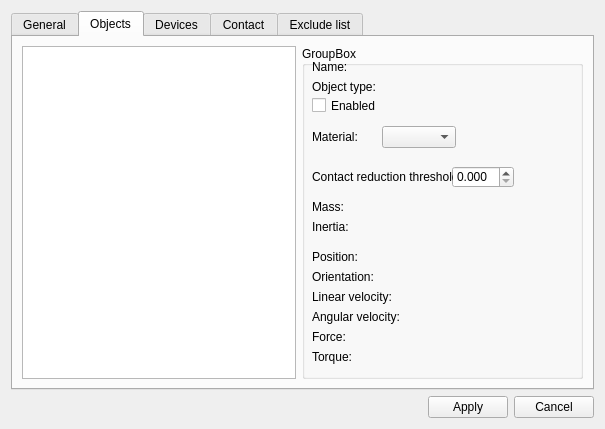
<ui version="4.0" >
 <class>ODESimCfgForm</class>
 <widget class="QWidget" name="ODESimCfgForm" >
  <property name="geometry" >
   <rect>
    <x>0</x>
    <y>0</y>
    <width>605</width>
    <height>425</height>
   </rect>
  </property>
  <property name="windowTitle" >
   <string>Form</string>
  </property>
  <layout class="QVBoxLayout" name="verticalLayout" >
   <item>
    <widget class="QTabWidget" name="tabWidget" >
     <property name="currentIndex" >
      <number>1</number>
     </property>
     <widget class="QWidget" name="General" >
      <attribute name="title" >
       <string>General</string>
      </attribute>
      <widget class="QLabel" name="label" >
       <property name="geometry" >
        <rect>
         <x>10</x>
         <y>20</y>
         <width>71</width>
         <height>21</height>
        </rect>
       </property>
       <property name="text" >
        <string>Step method: </string>
       </property>
      </widget>
      <widget class="QComboBox" name="_stepMethodBox" >
       <property name="geometry" >
        <rect>
         <x>100</x>
         <y>20</y>
         <width>141</width>
         <height>22</height>
        </rect>
       </property>
       <property name="whatsThis" >
        <string>&lt;!DOCTYPE HTML PUBLIC "-//W3C//DTD HTML 4.0//EN" "http://www.w3.org/TR/REC-html40/strict.dtd">
&lt;html>&lt;head>&lt;meta name="qrichtext" content="1" />&lt;style type="text/css">
p, li { white-space: pre-wrap; }
&lt;/style>&lt;/head>&lt;body style=" font-family:'MS Shell Dlg 2'; font-size:8.25pt; font-weight:400; font-style:normal;">
&lt;p style="-qt-paragraph-type:empty; margin-top:12px; margin-bottom:12px; margin-left:0px; margin-right:0px; -qt-block-indent:0; text-indent:0px; font-size:8pt;">&lt;/p>&lt;/body>&lt;/html></string>
       </property>
       <item>
        <property name="text" >
         <string>WorldStep</string>
        </property>
       </item>
       <item>
        <property name="text" >
         <string>WorldQuickStep</string>
        </property>
       </item>
       <item>
        <property name="text" >
         <string>WorldFast1</string>
        </property>
       </item>
      </widget>
      <widget class="QDoubleSpinBox" name="_cfmSpin" >
       <property name="geometry" >
        <rect>
         <x>120</x>
         <y>110</y>
         <width>62</width>
         <height>22</height>
        </rect>
       </property>
       <property name="decimals" >
        <number>2</number>
       </property>
       <property name="maximum" >
        <double>1.000000000000000</double>
       </property>
       <property name="singleStep" >
        <double>0.100000000000000</double>
       </property>
       <property name="value" >
        <double>0.600000000000000</double>
       </property>
      </widget>
      <widget class="QDoubleSpinBox" name="_marginSpin" >
       <property name="geometry" >
        <rect>
         <x>120</x>
         <y>170</y>
         <width>71</width>
         <height>22</height>
        </rect>
       </property>
       <property name="decimals" >
        <number>5</number>
       </property>
       <property name="maximum" >
        <double>1.000000000000000</double>
       </property>
       <property name="singleStep" >
        <double>0.010000000000000</double>
       </property>
       <property name="value" >
        <double>0.001000000000000</double>
       </property>
      </widget>
      <widget class="QComboBox" name="_spaceMethodBox" >
       <property name="geometry" >
        <rect>
         <x>240</x>
         <y>70</y>
         <width>141</width>
         <height>21</height>
        </rect>
       </property>
       <property name="whatsThis" >
        <string>&lt;!DOCTYPE HTML PUBLIC "-//W3C//DTD HTML 4.0//EN" "http://www.w3.org/TR/REC-html40/strict.dtd">
&lt;html>&lt;head>&lt;meta name="qrichtext" content="1" />&lt;style type="text/css">
p, li { white-space: pre-wrap; }
&lt;/style>&lt;/head>&lt;body style=" font-family:'MS Shell Dlg 2'; font-size:8.25pt; font-weight:400; font-style:normal;">
&lt;p style=" margin-top:0px; margin-bottom:0px; margin-left:0px; margin-right:0px; -qt-block-indent:0; text-indent:0px;">There are several kinds of spaces. Each kind uses different internaldata structures to store the geoms, and different algorithms to performthe collision culling: &lt;/p>
&lt;ul style="-qt-list-indent: 1;">&lt;li style=" font-size:8pt;" style=" margin-top:12px; margin-bottom:12px; margin-left:0px; margin-right:0px; -qt-block-indent:0; text-indent:0px;"> Simple space. This does not do any collision culling - itsimply checks every possible pair of geoms for intersection, andreports the pairs whose AABBs overlap. The time required to dointersection testing for &lt;span style=" font-style:italic;">n&lt;/span> objects is &lt;span style=" font-style:italic;">O&lt;/span>(&lt;span style=" font-style:italic;">n&lt;/span>&lt;span style=" vertical-align:super;">2&lt;/span>).This should not be used for large numbers of objects, but it can be thepreferred algorithm for a small number of objects. This is also usefulfor debugging potential problems with the collision system.&lt;/li>&lt;/ul>
&lt;ul style="-qt-list-indent: 1;">&lt;li style=" font-size:8pt;" style=" margin-top:12px; margin-bottom:12px; margin-left:0px; margin-right:0px; -qt-block-indent:0; text-indent:0px;"> Multi-resolution hash table space. This uses an internal datastructure that records how each geom overlaps cells in one of severalthree dimensional grids. Each grid has cubical cells of side lengths 2&lt;span style=" font-style:italic; vertical-align:super;">i&lt;/span>, where &lt;span style=" font-style:italic;">i&lt;/span> is an integer that ranges from a minimum to a maximum value. The time required to do intersection testing for &lt;span style=" font-style:italic;">n&lt;/span> objects is &lt;span style=" font-style:italic;">O&lt;/span>(&lt;span style=" font-style:italic;">n&lt;/span>)(as long as those objects are not clustered together too closely), aseach object can be quickly paired with the objects around it.&lt;/li>&lt;/ul>
&lt;ul style="-qt-list-indent: 1;">&lt;li style=" font-size:8pt;" style=" margin-top:12px; margin-bottom:12px; margin-left:0px; margin-right:0px; -qt-block-indent:0; text-indent:0px;"> Quadtree space. This uses a pre-allocated hierarchicalgrid-based AABB tree to quickly cull collision checks. It'sexceptionally quick for large amounts of objects in landscape-shapedworlds. The amount of memory used is 4^depth * 32 bytes. CurrentlydSpaceGetGeom is not implemented for the quadtree space. &lt;/li>&lt;/ul>&lt;/body>&lt;/html></string>
       </property>
       <item>
        <property name="text" >
         <string>QuadTree</string>
        </property>
       </item>
       <item>
        <property name="text" >
         <string>Simple</string>
        </property>
       </item>
       <item>
        <property name="text" >
         <string>Hash</string>
        </property>
       </item>
      </widget>
      <widget class="QComboBox" name="_clusterAlgBox" >
       <property name="geometry" >
        <rect>
         <x>140</x>
         <y>210</y>
         <width>141</width>
         <height>21</height>
        </rect>
       </property>
       <item>
        <property name="text" >
         <string>Box</string>
        </property>
       </item>
       <item>
        <property name="text" >
         <string>None</string>
        </property>
       </item>
      </widget>
      <widget class="QSpinBox" name="_maxIterSpin" >
       <property name="geometry" >
        <rect>
         <x>360</x>
         <y>20</y>
         <width>46</width>
         <height>22</height>
        </rect>
       </property>
       <property name="maximum" >
        <number>1000</number>
       </property>
       <property name="value" >
        <number>20</number>
       </property>
      </widget>
      <widget class="QLabel" name="label_3" >
       <property name="geometry" >
        <rect>
         <x>10</x>
         <y>110</y>
         <width>71</width>
         <height>21</height>
        </rect>
       </property>
       <property name="text" >
        <string>Global CFM</string>
       </property>
      </widget>
      <widget class="QLabel" name="label_6" >
       <property name="geometry" >
        <rect>
         <x>260</x>
         <y>20</y>
         <width>81</width>
         <height>21</height>
        </rect>
       </property>
       <property name="text" >
        <string>Max iterations: </string>
       </property>
      </widget>
      <widget class="QLabel" name="label_25" >
       <property name="geometry" >
        <rect>
         <x>10</x>
         <y>170</y>
         <width>81</width>
         <height>21</height>
        </rect>
       </property>
       <property name="text" >
        <string>Collision margin: </string>
       </property>
      </widget>
      <widget class="QLabel" name="label_2" >
       <property name="geometry" >
        <rect>
         <x>10</x>
         <y>70</y>
         <width>201</width>
         <height>21</height>
        </rect>
       </property>
       <property name="text" >
        <string>Broad phase collision detection method: </string>
       </property>
      </widget>
      <widget class="QLabel" name="label_4" >
       <property name="geometry" >
        <rect>
         <x>10</x>
         <y>140</y>
         <width>71</width>
         <height>21</height>
        </rect>
       </property>
       <property name="text" >
        <string>Global ERP</string>
       </property>
      </widget>
      <widget class="QDoubleSpinBox" name="_erpSpin" >
       <property name="geometry" >
        <rect>
         <x>120</x>
         <y>140</y>
         <width>62</width>
         <height>22</height>
        </rect>
       </property>
       <property name="maximum" >
        <double>1.000000000000000</double>
       </property>
       <property name="singleStep" >
        <double>0.100000000000000</double>
       </property>
       <property name="value" >
        <double>0.300000000000000</double>
       </property>
      </widget>
      <widget class="QLabel" name="label_5" >
       <property name="geometry" >
        <rect>
         <x>10</x>
         <y>210</y>
         <width>111</width>
         <height>21</height>
        </rect>
       </property>
       <property name="text" >
        <string>Clustering algorithm: </string>
       </property>
      </widget>
     </widget>
     <widget class="QWidget" name="Objects" >
      <attribute name="title" >
       <string>Objects</string>
      </attribute>
      <layout class="QHBoxLayout" name="horizontalLayout_2" >
       <item>
        <widget class="QListWidget" name="_objListWidget" />
       </item>
       <item>
        <widget class="QGroupBox" name="groupBox" >
         <property name="minimumSize" >
          <size>
           <width>281</width>
           <height>331</height>
          </size>
         </property>
         <property name="title" >
          <string>GroupBox</string>
         </property>
         <widget class="QLabel" name="label_18" >
          <property name="geometry" >
           <rect>
            <x>10</x>
            <y>260</y>
            <width>91</width>
            <height>21</height>
           </rect>
          </property>
          <property name="text" >
           <string>Angular velocity:</string>
          </property>
         </widget>
         <widget class="QLabel" name="label_17" >
          <property name="geometry" >
           <rect>
            <x>10</x>
            <y>240</y>
            <width>81</width>
            <height>21</height>
           </rect>
          </property>
          <property name="text" >
           <string>Linear velocity:</string>
          </property>
         </widget>
         <widget class="QLabel" name="label_20" >
          <property name="geometry" >
           <rect>
            <x>10</x>
            <y>300</y>
            <width>101</width>
            <height>21</height>
           </rect>
          </property>
          <property name="text" >
           <string>Torque: </string>
          </property>
         </widget>
         <widget class="QLabel" name="_selectedName" >
          <property name="geometry" >
           <rect>
            <x>60</x>
            <y>10</y>
            <width>171</width>
            <height>21</height>
           </rect>
          </property>
          <property name="text" >
           <string/>
          </property>
         </widget>
         <widget class="QDoubleSpinBox" name="_crThresSpin" >
          <property name="geometry" >
           <rect>
            <x>150</x>
            <y>120</y>
            <width>62</width>
            <height>22</height>
           </rect>
          </property>
          <property name="decimals" >
           <number>3</number>
          </property>
          <property name="singleStep" >
           <double>0.001000000000000</double>
          </property>
         </widget>
         <widget class="QCheckBox" name="_enabledBox" >
          <property name="geometry" >
           <rect>
            <x>10</x>
            <y>50</y>
            <width>71</width>
            <height>19</height>
           </rect>
          </property>
          <property name="text" >
           <string>Enabled</string>
          </property>
         </widget>
         <widget class="QLabel" name="label_22" >
          <property name="geometry" >
           <rect>
            <x>10</x>
            <y>170</y>
            <width>61</width>
            <height>21</height>
           </rect>
          </property>
          <property name="text" >
           <string>Inertia:</string>
          </property>
         </widget>
         <widget class="QLabel" name="label_13" >
          <property name="geometry" >
           <rect>
            <x>10</x>
            <y>120</y>
            <width>141</width>
            <height>21</height>
           </rect>
          </property>
          <property name="text" >
           <string>Contact reduction threshold:</string>
          </property>
         </widget>
         <widget class="QLabel" name="label_7" >
          <property name="geometry" >
           <rect>
            <x>10</x>
            <y>10</y>
            <width>46</width>
            <height>21</height>
           </rect>
          </property>
          <property name="text" >
           <string>Name:</string>
          </property>
         </widget>
         <widget class="QLabel" name="label_16" >
          <property name="geometry" >
           <rect>
            <x>10</x>
            <y>220</y>
            <width>61</width>
            <height>21</height>
           </rect>
          </property>
          <property name="text" >
           <string>Orientation:</string>
          </property>
         </widget>
         <widget class="QComboBox" name="_materialBox" >
          <property name="geometry" >
           <rect>
            <x>80</x>
            <y>80</y>
            <width>74</width>
            <height>22</height>
           </rect>
          </property>
         </widget>
         <widget class="QLabel" name="label_12" >
          <property name="geometry" >
           <rect>
            <x>10</x>
            <y>80</y>
            <width>51</width>
            <height>21</height>
           </rect>
          </property>
          <property name="text" >
           <string>Material:</string>
          </property>
         </widget>
         <widget class="QLabel" name="label_14" >
          <property name="geometry" >
           <rect>
            <x>10</x>
            <y>30</y>
            <width>71</width>
            <height>21</height>
           </rect>
          </property>
          <property name="text" >
           <string>Object type:</string>
          </property>
         </widget>
         <widget class="QLabel" name="label_21" >
          <property name="geometry" >
           <rect>
            <x>10</x>
            <y>150</y>
            <width>61</width>
            <height>21</height>
           </rect>
          </property>
          <property name="text" >
           <string>Mass:</string>
          </property>
         </widget>
         <widget class="QLabel" name="label_15" >
          <property name="geometry" >
           <rect>
            <x>10</x>
            <y>200</y>
            <width>61</width>
            <height>21</height>
           </rect>
          </property>
          <property name="text" >
           <string>Position:</string>
          </property>
         </widget>
         <widget class="QLabel" name="_objectTypeName" >
          <property name="geometry" >
           <rect>
            <x>80</x>
            <y>30</y>
            <width>71</width>
            <height>21</height>
           </rect>
          </property>
          <property name="text" >
           <string/>
          </property>
         </widget>
         <widget class="QLabel" name="label_19" >
          <property name="geometry" >
           <rect>
            <x>10</x>
            <y>280</y>
            <width>101</width>
            <height>21</height>
           </rect>
          </property>
          <property name="text" >
           <string>Force: </string>
          </property>
         </widget>
        </widget>
       </item>
      </layout>
     </widget>
     <widget class="QWidget" name="Devices" >
      <attribute name="title" >
       <string>Devices</string>
      </attribute>
      <widget class="QLabel" name="label_24" >
       <property name="geometry" >
        <rect>
         <x>190</x>
         <y>30</y>
         <width>71</width>
         <height>21</height>
        </rect>
       </property>
       <property name="text" >
        <string>Device type:</string>
       </property>
      </widget>
      <widget class="QListView" name="listView_2" >
       <property name="geometry" >
        <rect>
         <x>20</x>
         <y>10</y>
         <width>151</width>
         <height>321</height>
        </rect>
       </property>
      </widget>
      <widget class="QLabel" name="_objectTypeName_2" >
       <property name="geometry" >
        <rect>
         <x>260</x>
         <y>30</y>
         <width>71</width>
         <height>21</height>
        </rect>
       </property>
       <property name="text" >
        <string/>
       </property>
      </widget>
      <widget class="QLabel" name="label_23" >
       <property name="geometry" >
        <rect>
         <x>190</x>
         <y>10</y>
         <width>46</width>
         <height>21</height>
        </rect>
       </property>
       <property name="text" >
        <string>Name:</string>
       </property>
      </widget>
      <widget class="QLabel" name="_selectedName_2" >
       <property name="geometry" >
        <rect>
         <x>240</x>
         <y>10</y>
         <width>171</width>
         <height>21</height>
        </rect>
       </property>
       <property name="text" >
        <string/>
       </property>
      </widget>
     </widget>
     <widget class="QWidget" name="Contact" >
      <attribute name="title" >
       <string>Contact</string>
      </attribute>
      <widget class="QListView" name="_objectListB" >
       <property name="geometry" >
        <rect>
         <x>120</x>
         <y>40</y>
         <width>111</width>
         <height>281</height>
        </rect>
       </property>
      </widget>
      <widget class="QLabel" name="label_10" >
       <property name="geometry" >
        <rect>
         <x>10</x>
         <y>10</y>
         <width>71</width>
         <height>21</height>
        </rect>
       </property>
       <property name="text" >
        <string>Object A</string>
       </property>
      </widget>
      <widget class="QLabel" name="label_11" >
       <property name="geometry" >
        <rect>
         <x>130</x>
         <y>10</y>
         <width>71</width>
         <height>21</height>
        </rect>
       </property>
       <property name="text" >
        <string>Object B</string>
       </property>
      </widget>
      <widget class="QDoubleSpinBox" name="_erpSpin_2" >
       <property name="geometry" >
        <rect>
         <x>470</x>
         <y>80</y>
         <width>62</width>
         <height>22</height>
        </rect>
       </property>
       <property name="maximum" >
        <double>1.000000000000000</double>
       </property>
       <property name="singleStep" >
        <double>0.100000000000000</double>
       </property>
       <property name="value" >
        <double>0.300000000000000</double>
       </property>
      </widget>
      <widget class="QListView" name="_objectListA" >
       <property name="geometry" >
        <rect>
         <x>10</x>
         <y>40</y>
         <width>101</width>
         <height>281</height>
        </rect>
       </property>
      </widget>
      <widget class="QLabel" name="label_8" >
       <property name="geometry" >
        <rect>
         <x>360</x>
         <y>50</y>
         <width>71</width>
         <height>21</height>
        </rect>
       </property>
       <property name="text" >
        <string>Global CFM</string>
       </property>
      </widget>
      <widget class="QDoubleSpinBox" name="_cfmSpin_2" >
       <property name="geometry" >
        <rect>
         <x>470</x>
         <y>50</y>
         <width>62</width>
         <height>22</height>
        </rect>
       </property>
       <property name="decimals" >
        <number>2</number>
       </property>
       <property name="maximum" >
        <double>1.000000000000000</double>
       </property>
       <property name="singleStep" >
        <double>0.100000000000000</double>
       </property>
       <property name="value" >
        <double>0.600000000000000</double>
       </property>
      </widget>
      <widget class="QLabel" name="label_9" >
       <property name="geometry" >
        <rect>
         <x>360</x>
         <y>70</y>
         <width>71</width>
         <height>21</height>
        </rect>
       </property>
       <property name="text" >
        <string>Global ERP</string>
       </property>
      </widget>
     </widget>
     <widget class="QWidget" name="ExcludeList" >
      <attribute name="title" >
       <string>Exclude list</string>
      </attribute>
     </widget>
    </widget>
   </item>
   <item>
    <layout class="QHBoxLayout" name="horizontalLayout" >
     <item>
      <spacer name="horizontalSpacer" >
       <property name="orientation" >
        <enum>Qt::Horizontal</enum>
       </property>
       <property name="sizeHint" stdset="0" >
        <size>
         <width>40</width>
         <height>20</height>
        </size>
       </property>
      </spacer>
     </item>
     <item>
      <widget class="QPushButton" name="_applyBtn" >
       <property name="text" >
        <string>Apply</string>
       </property>
      </widget>
     </item>
     <item>
      <widget class="QPushButton" name="_cancelBtn" >
       <property name="text" >
        <string>Cancel</string>
       </property>
      </widget>
     </item>
    </layout>
   </item>
  </layout>
 </widget>
 <resources/>
 <connections/>
</ui>
